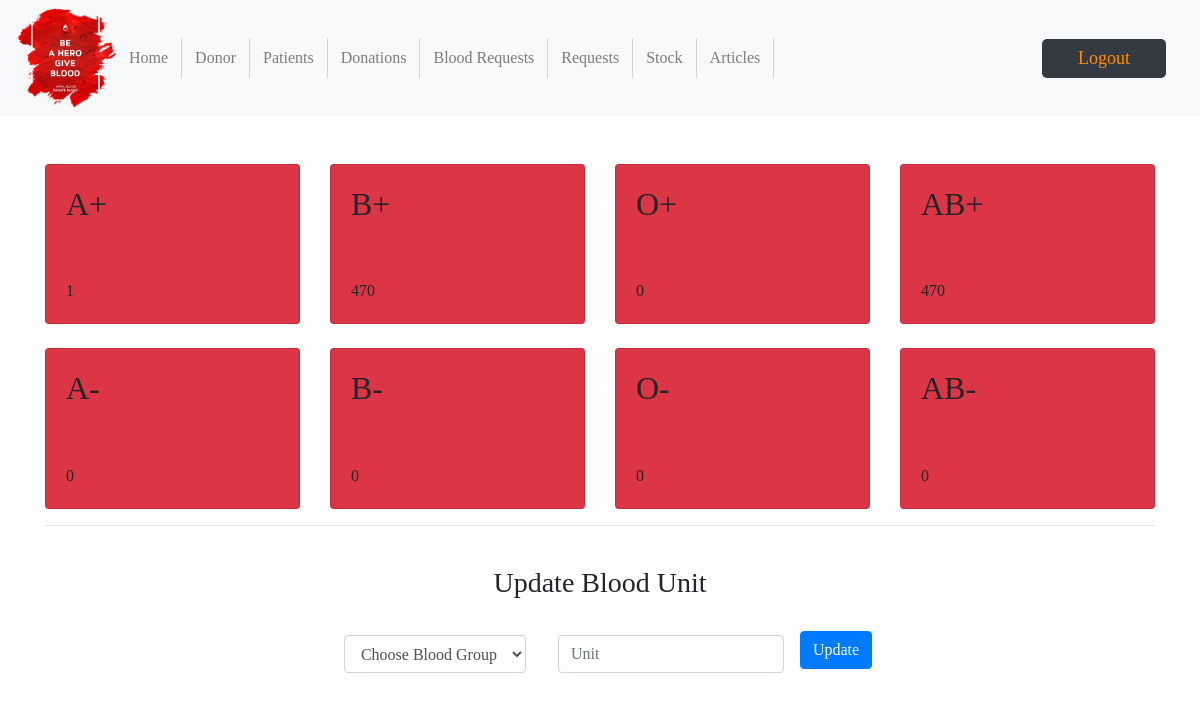
/admin-blood (signed in), run on the app's committed database.
### blood/models.py (models this page shows, shortened)
class Stock(models.Model):
    bloodgroup=models.CharField(max_length=10)
    unit=models.PositiveIntegerField(default=0)

### blood/views.py (the view, shortened to what this page needs)
# urls.py: path('admin-blood', views.admin_blood_view,name='admin-blood'),
@login_required(login_url='adminlogin')
def admin_blood_view(request):
    dict={
        'bloodForm':forms.BloodForm(),
        'A1':models.Stock.objects.get(bloodgroup="A+"),
        'A2':models.Stock.objects.get(bloodgroup="A-"),
        'B1':models.Stock.objects.get(bloodgroup="B+"),
        'B2':models.Stock.objects.get(bloodgroup="B-"),
        'AB1':models.Stock.objects.get(bloodgroup="AB+"),
        'AB2':models.Stock.objects.get(bloodgroup="AB-"),
        'O1':models.Stock.objects.get(bloodgroup="O+"),
        'O2':models.Stock.objects.get(bloodgroup="O-"),
    }
    return render(request,'blood/admin_blood.html',context=dict)

### blood/forms.py
class BloodForm(forms.ModelForm):
    class Meta:
        model=models.Stock
        fields=['bloodgroup','unit']

### templates/blood/admin_blood.html (shortened to what this page needs)
{% extends 'blood/admin-header.html' %}
{% block content %}
{% load widget_tweaks %}
<br><br>
<div class="container">
    <div class="row">
      <div class="col-sm-3">
        <div class="card bg-danger">
          <div class="card-body">
              <div class="blood">
                  <h2>A+ </h2>
              </div><br><br>
              <div>
                  {{A1.unit}}
              </div>
          </div>
        </div>
      </div>
      <br>
      <div class="col-sm-3">
          <div class="card bg-danger">
              <div class="card-body">
                  <div class="blood">
                      <h2>B+ </h2>
                  </div><br><br>
                  <div>
                    {{B1.unit}}
                  </div>
              </div>
            </div>
      </div>
      <br>
      <div class="col-sm-3">
          <div class="card bg-danger">
              <div class="card-body">
                  <div class="blood">
                      <h2>O+ </h2>
                  </div><br><br>
                  <div>
                    {{O1.unit}}
                  </div>
              </div>
            </div>
        </div>
        <br>
        <div class="col-sm-3">
          <div class="card bg-danger">
              <div class="card-body">
                  <div class="blood">
                      <h2>AB+ </h2>
                  </div><br><br>
                  <div>
                    {{AB1.unit}}
                  </div>
              </div>
            </div>
        </div>
    </div>
<br>
    <div class="row">
      <div class="col-sm-3">
        <div class="card bg-danger">
          <div class="card-body">
              <div class="blood">
                  <h2>A- </h2>
              </div><br><br>
              <div>
                {{A2.unit}}
              </div>
          </div>
        </div>
      </div>
      <br>
      <div class="col-sm-3">
          <div class="card bg-danger">
              <div class="card-body">
                  <div class="blood">
                      <h2>B- </h2>
                  </div><br><br>
                  <div>
                    {{B2.unit}}
                  </div>
              </div>
            </div>
      </div>
      <br>
      <div class="col-sm-3">
          <div class="card bg-danger">
              <div class="card-body">
                  <div class="blood">
                      <h2>O- </h2>
                  </div><br><br>
                  <div>
                    {{O2.unit}}
                  </div>
              </div>
            </div>
        </div>
        <br>
        <div class="col-sm-3">
          <div class="card bg-danger">
              <div class="card-body">
                  <div class="blood">
                      <h2>AB- </h2>
                  </div><br><br>
                  <div>
                    {{AB2.unit}}
                  </div>
              </div>
            </div>
        </div>
    </div>
<hr>
<br>
<h3 class="text-center">Update Blood Unit</h3><br>
<div class="xyz">
    <form class="form-inline" method="POST">
        <div class="form-group mx-sm-3 mb-6">
            <select name="bloodgroup" class="form-control">
                <option disabled="disabled" selected="selected">Choose Blood Group</option>
            </select>
          </div>
        <div class="form-group mx-sm-3 mb-6">
          <input type="number" class="form-control" name="unit" placeholder="Unit">
        </div>
        <button type="submit" class="btn btn-primary mb-2">Update</button>
      </form>
</div>
</div>
{% endblock content %}

### static/css/style.css (style rules this page uses)
body { font-family: "Times New Roman", Times, serif; }

### templates/blood/admin_blood.html (style rules this page uses)
.xyz { display: table; margin-right: auto; margin-left: auto; }

### data on the page
Stock: unit "1"
Stock: unit "470"
Stock: unit "0"
Stock: unit "470"
Stock: unit "0"
Stock: unit "0"
Stock: unit "0"
Stock: unit "0"
